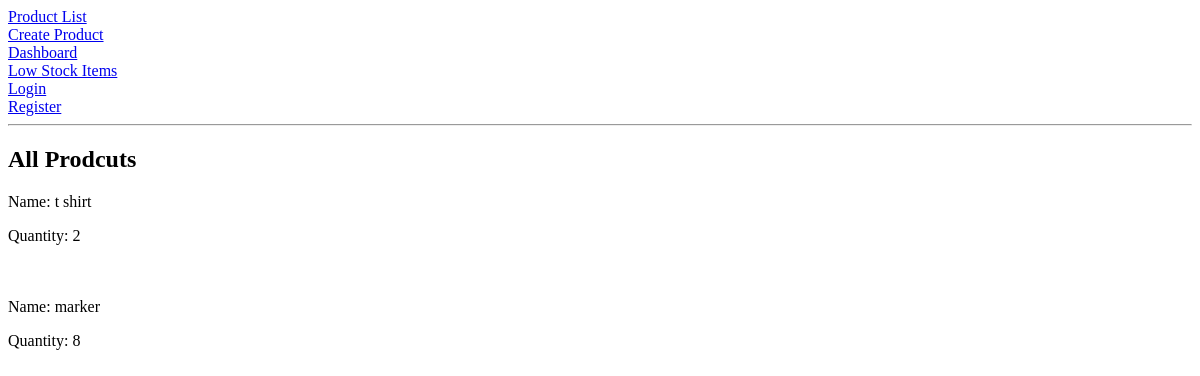
The app's page /Student/, older data.
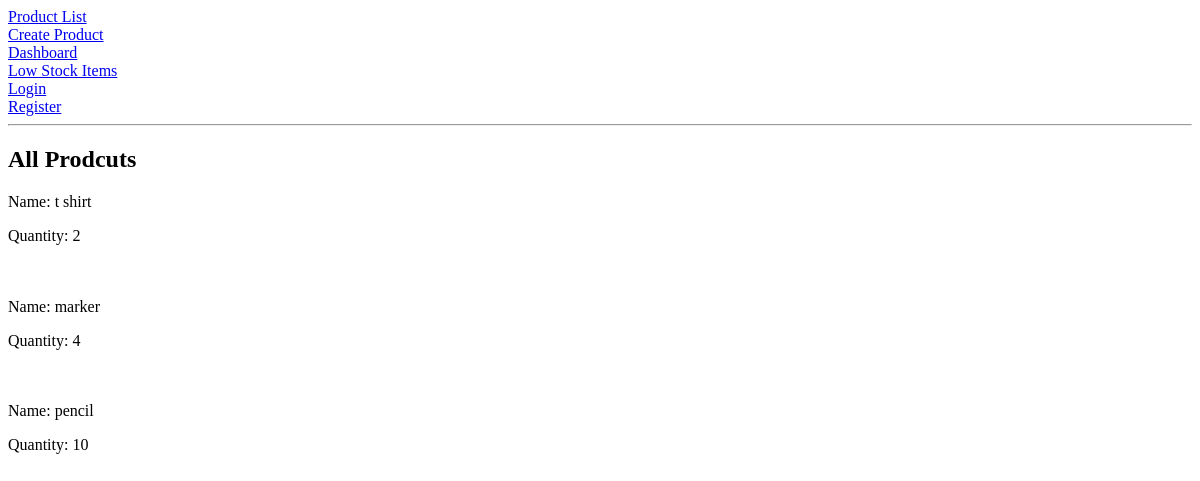
The same page, newer data.
### Student/models.py (models this page shows, shortened)
class Products(models.Model):
    name = models.CharField(max_length=70)
    quantity = models.IntegerField()
    category = models.CharField(max_length=30)

### Student/views.py (the view)
# urls.py: path('', ProductListView.as_view(), name='product_list'),
class ProductListView(ListView):
    model = Products
    template_name = 'Student/product_list.html'
    context_object_name = 'products'

### Student/templates/student/product_list.html (shortened to what this page needs)
{% extends "Student/parent.html" %}
{% block content %}
<h2>All Prodcuts</h2>
{% for product in products %}
    <p>Name: {{product.name}}</p>
    <p>Quantity: {{product.quantity}}</p>
    <br>
{% endfor %}
{% endblock %}

### Student/templates/student/parent.html (shortened to what this page needs)
<!DOCTYPE html>
<html lang="en">
<head>
</head>
<body>
<nav>
    <a href="{% url 'product_list' %}">Product List</a><br>
    <a href="{% url 'product_create' %}">Create Product</a><br>
    <a href="{% url 'dashboard' %}">Dashboard</a><br>
    <a href="{% url 'low_stock' %}">Low Stock Items</a><br>
    <div>
       {% if user.is_authenticated %}
       <form action="{% url 'logout' %}" method="post">
                {% csrf_token %}
                <button type="submit">Logout</button>
            </form>
        {% else %}
            <a href="{% url 'login' %}">Login</a><br>
            <a href="{% url 'register' %}">Register</a>
        {% endif %}
        </div>
</nav>
<hr>
{% block content %}
{% endblock %}
</body>
</html>

Row changes from the older to the newer data that the page shows:
changed Products "marker": quantity "8" → "4"
added Products: name "pencil", quantity "10"
